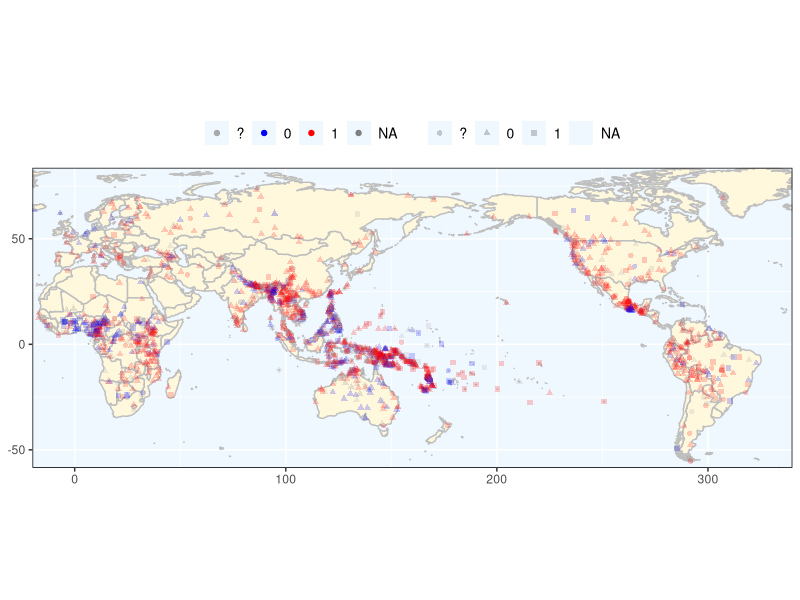
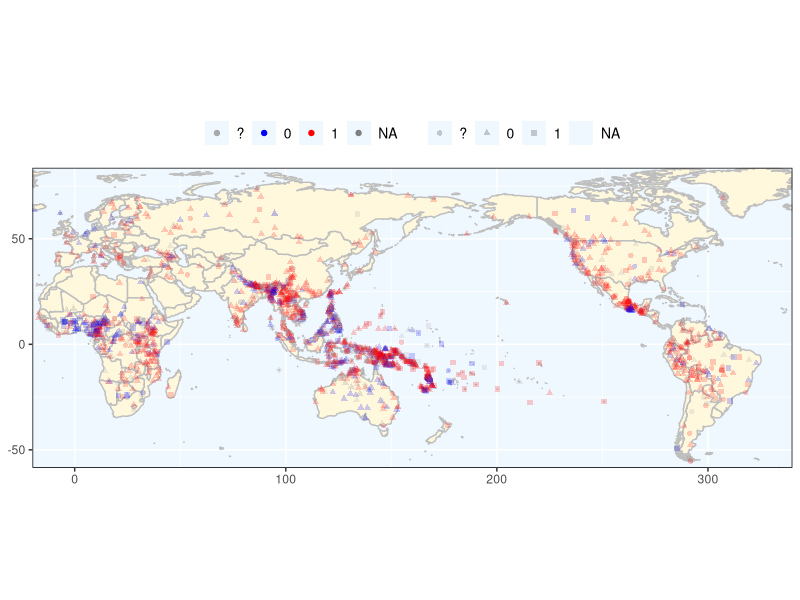

These figures' R source, in order:
## ---- chunk 1
# load basic packages
#library(readxl)
library(tidyverse)
# for maps
library(rnaturalearth)
library(rnaturalearthdata)
library(maps)
## ---- chunk 2
# read Grambank data
data <- read.csv("data_raw/Grambank.csv")

# For entries that have precisely the same geographic coordinates as other entries, add 0.01 degrees 
#(on the order of hundreds of meters/the scale of towns or villages):
same_coords <- duplicated(data[, c("Latitude", "Longitude")]);
data$Latitude[ same_coords ] <- data$Latitude[ same_coords ] + 0.01
data$Longitude[ same_coords ] <- data$Longitude[ same_coords ] + 0.01

# duplicate the data to modify for map
l <- data %>%
  # remove points with no coordinates
  filter(!is.na(Longitude))

# set up the world map data
world <- ne_countries(scale = "medium", returnclass = "sf")

# function to change the coordinates to pacific-centred for visualization
shiftlong<-function(long) {
	if (long<(-20)){
		return(360+long)
		} else {return(long)
			}
	}

# apply the function
l$long<-sapply(l[,"Longitude"],shiftlong)
l$lat<-l[,"Latitude"]

# change the coordinates in world map to pacific centered
mapWorld <- map_data('world', wrap=c(-20,340), ylim=c(-60,100))
ggplot() +
  # set ocean color to blue
  theme(panel.background = element_rect(fill = "aliceblue"),
        # show panel border
        panel.border = element_rect(fill = NA)) +
  # can add xlim ylim below to zoom in on an area
  # e.g, xlim = c(60, 140), ylim = c(0,45)
  coord_equal(expand = FALSE) +
  geom_polygon(data = mapWorld, aes(x=long, y = lat, group = group) ,
               # set land color and coast color
               fill = "cornsilk", color = "grey") +
  # add language points
  geom_point(data = l, aes(x = long, y = lat,
                           color = GB522,
                           shape = GB521),
             alpha = 0.2) +
  #geom_density_2d(data = l, aes(x = long, y = lat))  +
  theme(legend.position = "top",
        axis.title=element_blank(),
        legend.title = element_blank(),
        #axis.text = element_blank(),
        legend.text=element_text(size=10)) +
  # overwrites the alpha for the legend
  guides(color = guide_legend(override.aes = list(alpha = 1))) +
  # manually set the colors
  scale_color_manual(values=c("darkgray","blue","red","black")) 
# save the map as png file
ggsave('World.png', width = 8, height = 4, dpi = 600)
